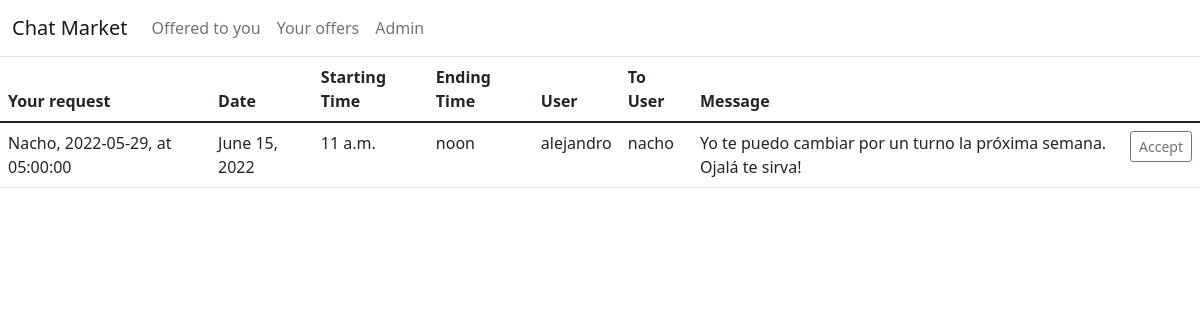
The app's page /offered_to_you/ (signed in) with its own data.
### chat_commerce/models.py (models this page shows, shortened)
class Offer(models.Model):
    User = models.ForeignKey(User, related_name='offering_user', on_delete=models.CASCADE)
    Request = models.ForeignKey(Request, related_name='original_request', on_delete=models.CASCADE)
    message = models.TextField(blank=True)
    active = models.BooleanField(default=False)
    date = models.DateField()
    start_time = models.TimeField()
    end_time = models.TimeField()
    created_at = models.DateTimeField(auto_now_add=True)
    updated_at = models.DateTimeField(auto_now=True)
    objects = models.Manager()
    accepted = models.BooleanField(default=False)
    class Meta:
        verbose_name_plural = 'Offerings'
        ordering = ('date', "start_time", "end_time")

class Request(models.Model):
    User = models.ForeignKey(User, related_name='requesting_user', on_delete=models.CASCADE)
    message = models.TextField(blank=True)
    active = models.BooleanField(default=False)
    date = models.DateField()
    start_time = models.TimeField()
    end_time = models.TimeField()
    created_at = models.DateTimeField(auto_now_add=True)
    updated_at = models.DateTimeField(auto_now=True)
    objects = models.Manager()
    accepted = models.BooleanField(default=False)
    class Meta:
        verbose_name_plural = 'Requests'
        ordering = ('date', "start_time", "end_time")
    def __str__(self):
        return f"{self.User.username.capitalize()}, {self.date}, at {self.start_time}"

### chat_commerce/views.py (the view)
# urls.py: path('offered_to_you/', views.OfferedToYou_ListView.as_view(), name='offerred_to_you'),
class OfferedToYou_ListView(LoginRequiredMixin, ListView):
    model = Offer
    template_name = 'chat_commerce/offered_to_you_list.html'
    raise_exception = True
    def get_queryset(self):
        request_ids = Request.objects.filter(User=self.request.user).values_list('pk', flat=True)
        print(request_ids)
        return Offer.objects.filter(Request_id__in=request_ids)

### templates/chat_commerce/offered_to_you_list.html (shortened to what this page needs)
{% extends "../base.html" %}
{% block content %}
	<table class="table">
	  <thead>
	    <tr>
		  <th scope="col">Your request</th>
	      <th scope="col">Date</th>
	      <th scope="col">Starting Time</th>
	      <th scope="col">Ending Time</th>
          <th scope="col">User</th>
          <th scope="col">To User</th>
		  <th scope="col">Message</th>
	    </tr>
	  </thead>
	  <tbody>
	    {% for offer in object_list %}
        {% if offer.active %}
		<tr>
		  <td>{{offer.Request}}</td>
	      <td>{{offer.date}}</td>
	      <td>{{offer.start_time}}</td>
	      <td>{{offer.end_time}}</td>
          <td>{{offer.User.username}}</td>
          <td>{{offer.Request.User.username}}</td>
		  <td>{{offer.message}}</td>
		  <td>
			<a button type="button" class="btn btn-outline-secondary btn-sm" href="{% url 'chat_commerce:accept_offer' %}">Accept</a>
		  </td>
	    </tr>
        {% endif %}
	   {% endfor %}
	  </tbody>
	</table>
{% endblock %}

### records on screen
Offer: Request "Nacho, 2022-05-29, at 05:00:00", date "June 15, 2022", start_time "11 a.m.", end_time "noon", User.username "alejandro", Request.User.username "nacho", message "Yo te puedo cambiar por un turno la próxima semana. Ojalá te sirva!"
